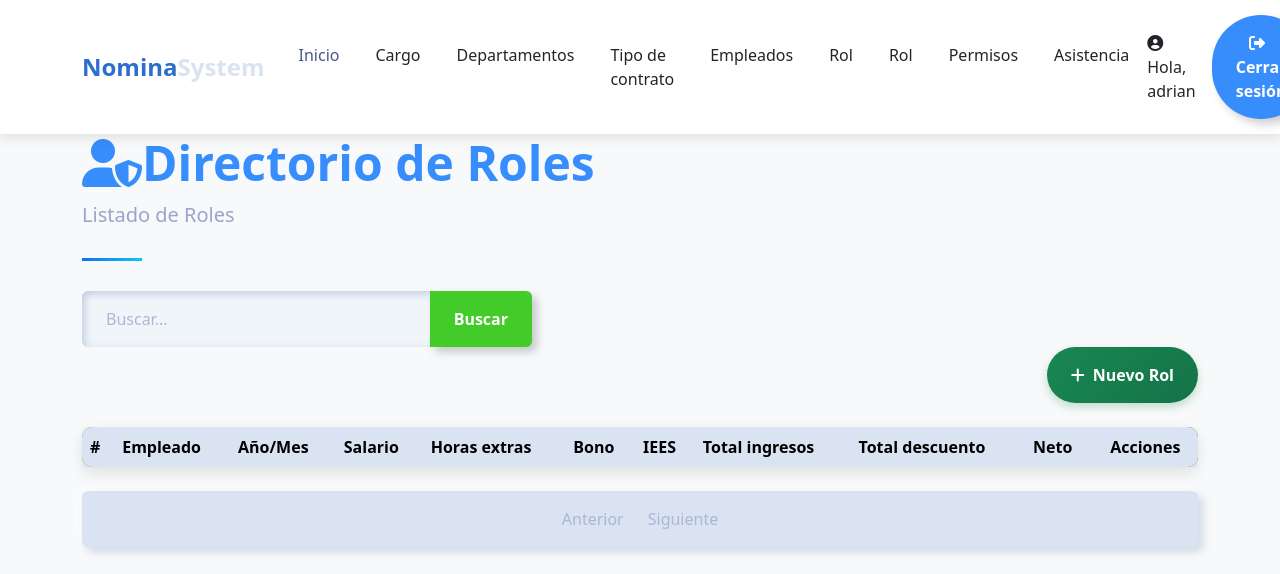
/payroll/list/payslips/ (signed in), run on an earlier commit of the app's database.
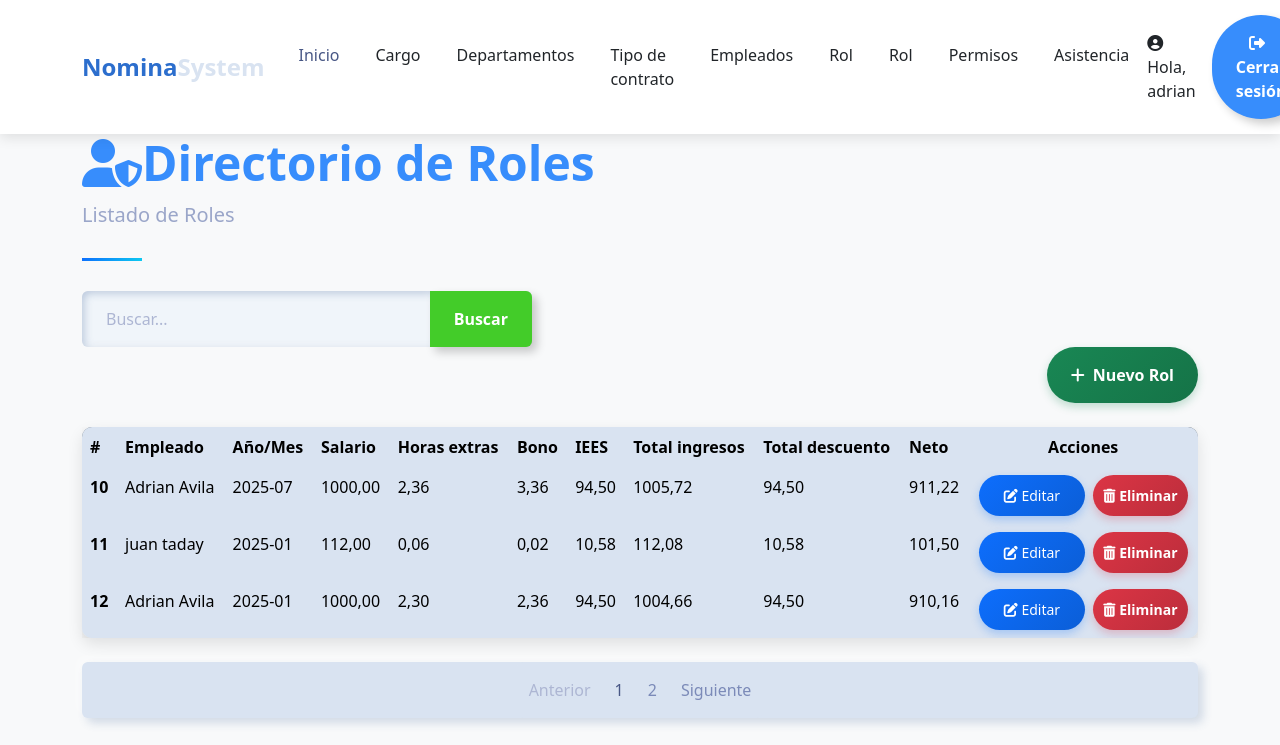
And on a later commit of the database.
### payroll/models.py (models this page shows, shortened)
class Payslip(models.Model):
    employee = models.ForeignKey(Employee, on_delete=models.CASCADE)
    year_month = models.IntegerField()#202501
    salary = models.DecimalField(max_digits=10, decimal_places=2, validators=[MinValueValidator(0.01)])
    overtime_hours = models.DecimalField(max_digits=10, decimal_places=2, validators=[MinValueValidator(0.01)])
    bonus = models.DecimalField(max_digits=10, decimal_places=2, validators=[MinValueValidator(0.01)])
    iess = models.DecimalField(max_digits=10, decimal_places=2, validators=[MinValueValidator(0.01)])
    tot_ing = models.DecimalField(max_digits=10, decimal_places=2, validators=[MinValueValidator(0.01)])
    tot_des = models.DecimalField(max_digits=10, decimal_places=2, validators=[MinValueValidator(0.01)])
    neto = models.DecimalField(max_digits=10, decimal_places=2, validators=[MinValueValidator(0.01)])
    def get_year_month_display(self):
        year = self.year_month // 100
        month = self.year_month % 100
        return f"{year}-{month:02d}"

class Employee(models.Model):
    SEX_CHOICES = [
        ('M', 'Masculino'),
        ('F', 'Femenino'),
        ]
    name = models.CharField(max_length=100)
    dni = models.CharField(max_length=10, unique=True)
    address = models.TextField()
    sex = models.CharField(max_length=1, choices=SEX_CHOICES)
    salary = models.DecimalField(max_digits=10, decimal_places=2, validators=[MinValueValidator(0.01)])
    position = models.ForeignKey(Position, on_delete=models.CASCADE)
    department = models.ForeignKey(Department,on_delete=models.CASCADE)
    contract_type = models.ForeignKey(ContractType,on_delete=models.CASCADE)

### payroll/views/payslip.py (the view)
# urls.py: path('list/payslips/', payslip.list_payslip, name='list_payslip'),
@login_required(login_url='sign_in')
def list_payslip(request):
    try:
        query=request.GET.get('search',None)
        if query:
            list_payslips=Payslip.objects.filter(Q(employee__name__icontains=query)|Q(year_month__icontains=query)|Q(salary__icontains=query) | Q(overtime_hours__icontains=query) | Q(bonus__icontains=query)  |Q(iess__icontains=query) | Q(tot_ing__icontains=query) | Q(tot_des__icontains=query) | Q(neto__icontains=query))
        else:
            list_payslips=Payslip.objects.all()
        context=paginator(request,list_payslips)
        return render(request,'payslip/list_payslip.html',context)
    except Exception as e:
        print(f"Error: {e}")
        return render(request,'payslip/list_payslip.html',{'error':'Error al buscar'})

### payroll/helpers/utilies.py (called while the page is built)
def paginator(request,objects):
    paginator=Paginator(objects,3)
    page_number=request.GET.get('page')
    registers=paginator.get_page(page_number)
    current_page = registers.number
    total_pages = paginator.num_pages
    pages_range = []
    for i in range(1, total_pages + 1):
        if abs(i - current_page) <= 2 or i == 1 or i == total_pages:
            pages_range.append(i)
    return {'registers': registers,'pages_range':pages_range,'current_page':current_page}

### template/payslip/list_payslip.html (shortened to what this page needs)
{% extends 'layout/base_nav.html' %}
{% load static %}
{% block extra_css %}
<link href="{% static 'css/tablestyle.css' %}" rel="stylesheet">
{% endblock %}
{% block content %}
<div class="container">
    <header class="page-header">
        <h1 class="display-5 fw-bold text-primary">
            <i class="fas fa-user-shield"></i>Directorio de Roles
        </h1>
        <p class="lead text-muted">Listado de Roles</p>
    </header>
    <form action="" style="max-width: 450px;">
        <div class="input-group">
            <input type="text" class="form-control" placeholder="Buscar..." name="search"
                value="{{ request.GET.search }}">
            <button class="btn btn-outline-success" data-bs-toggle="tooltip"
                data-bs-title="Escriba parte del apellido y click en buscar">
                Buscar
            </button>
        </div>
    </form>
    <div class="d-flex justify-content-end mb-4">
        <a class="btn btn-success" href="{% url 'payroll:create_payslip' %}" style="color: white;">
            <i class="fas fa-plus me-2"></i>Nuevo Rol
        </a>
    </div>
    <div class="card mb-4">
        <div class="card-body p-0">
            <div class="table-responsive">
                <table class="table table-hover mb-0">
                    <thead>
                        <tr>
                            <th scope="col">#</th>
                            <th scope="col">Empleado</th>
                            <th scope="col">Año/Mes</th>
                            <th scope="col">Salario</th>
                            <th scope="col">Horas extras</th>
                            <th scope="col">Bono</th>
                            <th scope="col">IEES</th>
                            <th scope="col">Total ingresos</th>
                            <th scope="col">Total descuento</th>
                            <th scope="col">Neto</th>
                            <th scope="col" class="text-center">Acciones</th>
                        </tr>
                    </thead>
                    <tbody>
                        {% for item in registers %}
                        <tr>
                            <th scope="row">{{ item.id }}</th>
                            <td>{{ item.employee.name }}</td>
                            <td>{{ item.get_year_month_display }}</td>
                            <td>{{ item.salary }}</td>
                            <td>{{ item.overtime_hours }}</td>
                            <td>{{ item.bonus }}</td>
                            <td>{{ item.iess }}</td>
                            <td>{{ item.tot_ing }}</td>
                            <td>{{ item.tot_des }}</td>
                            <td>{{ item.neto }}</td>
                            <td class="text-center">
                                <a href="{% url 'payroll:update_payslip' item.id %}" class="btn btn-sm btn-primary me-1"
                                    style="color: white;">
                                    <i class="fas fa-edit"></i> Editar
                                </a>
                                <a href="{% url 'payroll:delete_payslip' item.id %}" class="btn btn-sm btn-danger"
                                    style="color: white; padding: 10px;">
                                    <i class="fas fa-trash-alt"></i> Eliminar
                                </a>
                            </td>
                        </tr>
                        {% endfor %}
                    </tbody>
                </table>
            </div>
        </div>
    </div>
    {% include 'layout/paginator.html' %}
</div>
{% endblock %}

What changed in the data, as far as the page shows it:
added Payslip: id "10", employee.name "Adrian Avila", year_month "2025-07", salary "1000,00", overtime_hours "2,36", bonus "3,36", iess "94,50", tot_ing "1005,72", tot_des "94,50", neto "911,22"
added Payslip: id "11", employee.name "juan taday", year_month "2025-01", salary "112,00", overtime_hours "0,06", bonus "0,02", iess "10,58", tot_ing "112,08", tot_des "10,58", neto "101,50"
added Payslip: id "12", employee.name "Adrian Avila", year_month "2025-01", salary "1000,00", overtime_hours "2,30", bonus "2,36", iess "94,50", tot_ing "1004,66", tot_des "94,50", neto "910,16"
Also different on the page:
new list line: "1"
new list line: "2"
